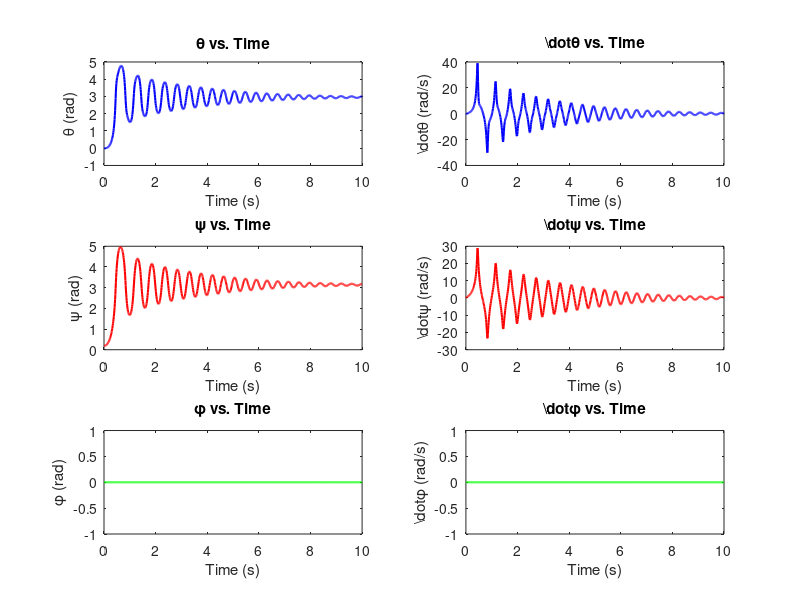

Write MATLAB code to recreate this figure.
function pendulum_simulation()

    % Initial conditions
    x0 = [0; 0.18; 0; 0; 0; 0]; % [theta; psi; phi; dot{theta}; dot{psi}; dot{phi}]

    % Time span for simulation
    tspan = 0:0.01:10; % From 0 to 10 seconds with a time step of 0.01 seconds

    % Solve the differential equations using ode45 solver
    [t, x] = ode45(@penduloinvertido_f, tspan, x0);

    % Extract the states for plotting
    theta = x(:, 1);
    psi = x(:, 2);
    phi = x(:, 3);
    dot_theta = x(:, 4);
    dot_psi = x(:, 5);
    dot_phi = x(:, 6);

    % Plot the results
    figure;

    subplot(3, 2, 1);
    plot(t, theta, 'b', 'LineWidth', 1.5);
    xlabel('Time (s)');
    ylabel('\theta (rad)');
    title('\theta vs. Time');

    subplot(3, 2, 3);
    plot(t, psi, 'r', 'LineWidth', 1.5);
    xlabel('Time (s)');
    ylabel('\psi (rad)');
    title('\psi vs. Time');

    subplot(3, 2, 5);
    plot(t, phi, 'g', 'LineWidth', 1.5);
    xlabel('Time (s)');
    ylabel('\phi (rad)');
    title('\phi vs. Time');

    subplot(3, 2, 2);
    plot(t, dot_theta, 'b', 'LineWidth', 1.5);
    xlabel('Time (s)');
    ylabel('\dot{\theta} (rad/s)');
    title('\dot{\theta} vs. Time');

    subplot(3, 2, 4);
    plot(t, dot_psi, 'r', 'LineWidth', 1.5);
    xlabel('Time (s)');
    ylabel('\dot{\psi} (rad/s)');
    title('\dot{\psi} vs. Time');

    subplot(3, 2, 6);
    plot(t, dot_phi, 'g', 'LineWidth', 1.5);
    xlabel('Time (s)');
    ylabel('\dot{\phi} (rad/s)');
    title('\dot{\phi} vs. Time');

end

function dx = penduloinvertido_f(t, x)
    % Variaveis de estado
    theta = x(1);
    psi = x(2);
    phi = x(3);

    % Derivadas das variaveis de estado
    theta_dot = x(4);
    psi_dot = x(5);
    phi_dot = x(6);

    % Parametros do sistema
    g = 9.8;  % gravidade
    m = 0.03; % peso da roda
    R = 0.04; % raio da roda
    Jw = m * R^2 / 2; % momento de inercia da roda
    M = 0.6;  % peso do corpo
    W = 0.14; % largura do corpo
    D = 0.04; % profundidade do corpo
    H = 0.144; % altura do corpo
    L = H / 2; % distancia do centro de massa do corpo ao eixo da roda
    Jphi = M * L^2 / 3; % momento de inercia do corpo em pitch
    Jpsi = M * (W^2 + D^2) / 12; % momento de inercia do corpo em rumo
    Rm = 6.69; % resistencia do motor DC
    Kt = 0.4; % constante de torque (Nm/A)
    Ke = 0.4; % e constante de EMF (V s/rad)
    fm = 0.0022; % atrito entre o corpo e o motor
    n = 1; % reducao do motor

    % Matriz de inercia inversa
    M_inv = inv([
        R^2 * (2 * m + M) + 2 * Jw, M * R * L * cos(psi), 0;
        M * R * L * cos(psi), M * L^2 + Jpsi, 0;
        0, 0, m * (W^2 / 2) + M * L * sin(psi)^2 + Jphi + (W^2 / (2 * R^2)) * Jw
    ]);

    % Matriz G
    G = [
        0;
        -M * g * L * sin(psi);
        0
    ];

    % Matriz C
    C = [
        -M * R * L * sin(psi) * psi_dot^2;
        -M * L^2 * sin(psi) * cos(psi) * phi_dot^2;
        M * L^2 * sin(2 * psi) * psi_dot * phi_dot
    ];

    % Matriz Q
    Q = [
        -2 * ((n * Kt * Ke / Rm) + fm), 2 * ((n * Kt * Ke / Rm) + fm), 0;
        2 * ((n * Kt * Ke / Rm) + fm), -2 * ((n * Kt * Ke / Rm) + fm), 0;
        0, 0, -W^2 / (2 * R^2) * ((n * Kt * Ke / Rm) + fm)
    ];

    F = Q*[theta_dot; psi_dot; phi_dot]

    % Vetor de entrada
    V = [0; 0]; % [V_l; V_r]

    % Sistema de equacoes diferenciais
    dx = zeros(6, 1);
    dx(1:3) = [theta_dot; psi_dot; phi_dot];
    dx(4:6) = M_inv * (F - G - C);
end

pendulum_simulation();
